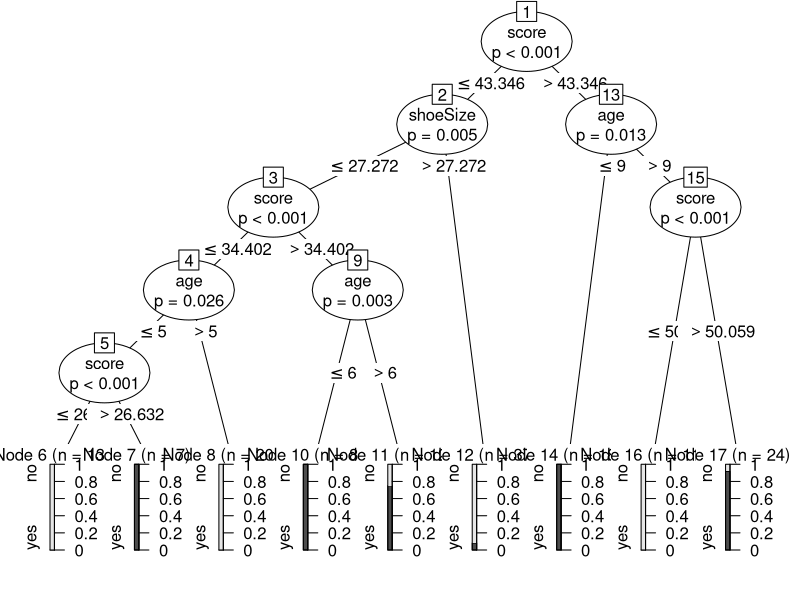

The R script that drew this image:
library(datasets)
library(party)
library(caTools)
data("readingSkills")
print(head(readingSkills))
sample_data = sample.split(readingSkills, SplitRatio = 0.8)
train_data <- subset(readingSkills, sample_data == TRUE)
test_data <- subset(readingSkills, sample_data == FALSE)
model<- ctree(nativeSpeaker ~ age + shoeSize + score, train_data)
plot(model)
